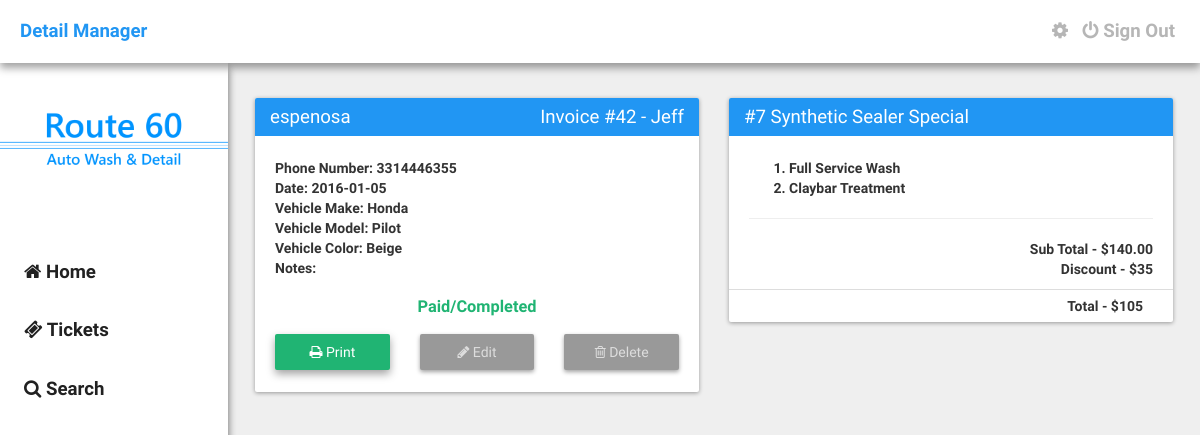
The page /ticket?id=2904020468 (signed in) on the database its author committed.
### tables this page shows
CREATE TABLE IF NOT EXISTS `detail_tickets` (
  `id` int(11) NOT NULL AUTO_INCREMENT,
  `locked` int(11) NOT NULL DEFAULT '0',
  `first_name` text NOT NULL,
  `last_name` text NOT NULL,
  `phone_number` varchar(32) NOT NULL,
  `date` date NOT NULL,
  `vehicle_make` text NOT NULL,
  `vehicle_model` text NOT NULL,
  `vehicle_color` text NOT NULL,
  `discount` int(11) NOT NULL,
  `services` varchar(32) NOT NULL,
  `pre_paid_done` varchar(32) NOT NULL,
  `user_id` varchar(32) NOT NULL,
  `ticket_id` varchar(32) NOT NULL,
  `notes` text NOT NULL,
  `ticket_creator` text NOT NULL,
  `engine` varchar(2) NOT NULL DEFAULT '0',
  `wax` varchar(2) NOT NULL DEFAULT '0',
  `mat` varchar(2) NOT NULL DEFAULT '0',
  PRIMARY KEY (`id`)
);

### assets/core/init.php (called while the page is built, shortened)
<?php
	$site = "http://".$_SERVER['SERVER_NAME']."";

### ticket.php (the view, shortened to what this page needs)
<?php require_once("./assets/core/init.php"); require_once("./include/navbar.php"); ?>
    <?php
        $ticketid = $_GET['id'];
        $getticketinfo = mysql_query("SELECT * FROM detail_tickets WHERE ticket_id = '$ticketid'");
        while($row = mysql_fetch_array($getticketinfo)) {
            $tid = $row['id'];
            $firstname = $row['first_name'];
            $lastname = $row['last_name'];
            $pnumber = $row['phone_number'];
            $date = $row['date'];
            $vmake = $row['vehicle_make'];
            $vmodel = $row['vehicle_model'];
            $vcolor = $row['vehicle_color'];
            $discount = $row['discount'];
            $services = $row['services'];
            $options = $row['pre_paid_done'];
            $ticket_id = $row['ticket_id'];
            $notes = $row['notes'];
            $tcreator = $row['ticket_creator'];
            $lock = $row['locked'];
        }
        if($lock == 0) {
            $cdisabled = '';
        }elseif($lock == 1) {
            $cdisabled = 'disabled="disabled" class="disabled"';
        }
        if($services == 'wax'){
            $servicetitle = "Meguiar's Wax";
            $serviceprice = "35.00";
            $servicedetails = "
                <ol>
                    <li>Wax Special</li>
                </ol>
            ";
        }
        elseif($services == 7) {
            $servicetitle = "#7 Synthetic Sealer Special";
            $serviceprice = "140.00";
            $servicedetails = "
                <ol>
                    <li>Full Service Wash</li>
                    <li>Claybar Treatment</li>
                </ol>
            ";
        }
        if($options == 'Prepaid') {
            $option = "<center><h3 style='color: #E14747;'>Prepaid</h3></center>";
        }elseif($options == 'Paid/Completed') {
            $option = "<center><h3 style='color: #20B473;'>Paid/Completed</h3></center>";
        }elseif($options == 'Appointment') {
            $option = "<center><h3 style='color: #FFC017;'>Appointment</h3></center>";
        }
        $totalprice = $serviceprice - $discount;
    ?>
    <div class="container">
        <div class="row">
            <div class="col-md-6">
                <div class="card">
                    <div class="card-title"><?php echo $firstname." ".$lastname." <span style='float: right;'>Invoice #".$tid." - ".$tcreator."</span>"; ?></div>
                    <div class="card-content">
                        <p><b>Phone Number:</b> <?php echo $pnumber; ?>
                        <br />
                        <b>Date:</b> <?php echo $date; ?>
                        <br />
                        <b>Vehicle Make:</b> <?php echo $vmake; ?>
                        <br />
                        <b>Vehicle Model:</b> <?php echo $vmodel; ?>
                        <br />
                        <b>Vehicle Color:</b> <?php echo $vcolor; ?>
                        <br />
                        <b>Notes:</b> <?php echo $notes; ?></p>
                        <p><?php echo $option; ?></p>
                        <p>
                            <div class="row">
                                <div class="col-md-4">
                                    <a href="<?php echo $site; ?>/print?id=<?php echo $ticket_id; ?>" target="_blank" class="button-raised print el-2"><i class="fa fa-print"></i> Print</a>
                                </div>
                                <div class="col-md-4">
                                    <a <?php echo $cdisabled; ?> href="<?php echo $site; ?>/edit?id=<?php echo $ticket_id; ?>" class="button-raised el-2"><i class="fa fa-pencil"></i> Edit</a>
                                </div>
                                <div class="col-md-4">
                                    <a <?php echo $cdisabled; ?> href="<?php echo $site; ?>/deleteticket?id=<?php echo $ticket_id; ?>" class="button-raised delete el-2"><i class="fa fa-trash-o"></i> Delete</a>
                                </div>
                            </div>
                        </p>
                    </div>
                </div>
            </div>
            <div class="col-md-6">
                <div class="card">
                    <div class="card-title"><?php echo $servicetitle; ?></div>
                    <div class="card-content">
                        <p><?php echo $servicedetails; ?></p>
                        <hr>
                        <div class="row">
                            <div class="col-md-12">
                                <div style="float: right;">Sub Total - $<?php echo $serviceprice; ?></div>
                            </div>
                            <div class="col-md-12">
                                <div style="float: right;">Discount - $<?php echo $discount; ?></div>
                            </div>
                        </div>
                    </div>
                    <div class="card-footer">
                        <div class="col-md-12">
                            <div style="float: right;"><b>Total - $<?php echo $totalprice; ?></b></div>
                        </div>
                    </div>
                </div>
            </div>
        </div>
    </div>
<?php require_once("./include/footer.php"); ?>

### assets/css/main.css (style rules this page uses)
body { margin: 0px; padding: 0px; height: 100%; font-weight: bold; min-height: 100%; background: #EFEFEF; font-family: "RobotoDraft", Arial, sans-serif, Helvetica; }
.container { width: 79%; float: right; margin-top: 20px; margin-left: 20px; margin-right: 12px; }
.card { width: 100%; margin-top: 15px; border-radius: 2px; margin-bottom: 15px; background: #FFFFFF; box-shadow: 0 1px 4px rgba(0, 0, 0, 0.37); }
.card > .card-title { color: #FFFFFF; font-size: 14pt; font-weight: 300; padding: 6px 15px; background: #2196F3; border-top-left-radius: 2px; border-top-right-radius: 2px; }
.card > .card-content { padding: 8px 20px; }
.card > .card-footer { padding: 6px 15px; border-top: 1px solid #DDDDDD; }
.button-raised { width: 100%; border: none; color: #FFFFFF; font-weight: 500; padding: 8px 20px; text-align: center; border-radius: 2px; background: #2196F3; display: inline-block; transition: all 0.3s ease; box-shadow: 0 2px 4px rgba(0, 0, 0, 0.37); }
.button-raised.print { background: #20B473; }
.button-raised.el-2 { box-shadow: 0 4px 8px rgba(0, 0, 0, 0.37); }
.disabled { width: 100%; border: none; color: #FFFFFF; font-weight: 500; padding: 8px 20px; text-align: center; border-radius: 2px; background: #2196F3; display: inline-block; transition: all 0.3s ease; box-shadow: 0 2px 4px rgba(0, 0, 0, 0.37); }
.disabled[disabled] { color: #DDDDDD; background: #999999; pointer-events: none; }
[disabled] { color: #DDDDDD; background: #999999; pointer-events: none; }

### rows shown on the page
detail_tickets: first_name "espenosa", id "42", ticket_creator "Jeff", phone_number "3314446355", date "2016-01-05", vehicle_make "Honda", vehicle_model "Pilot", vehicle_color "Beige", services "#7 Synthetic Sealer Special", services "140.00", discount "35", totalprice "105"
